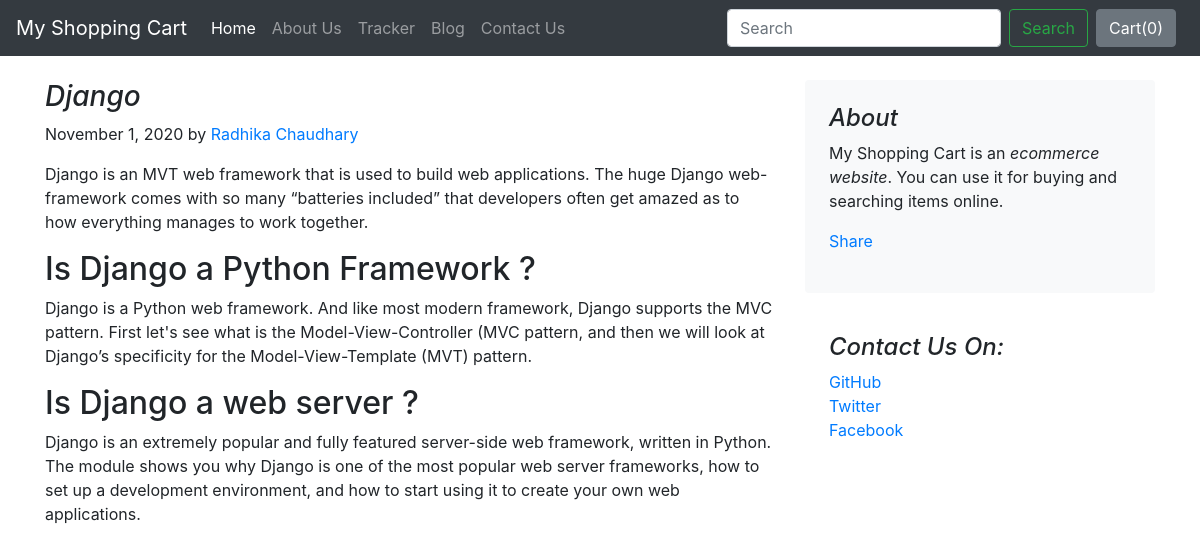
The app's page /blog/blogpost/3 with its own data.
### blog/models.py (models this page shows)
class Blogpost(models.Model):
    post_id = models.AutoField(primary_key= True)
    title = models.CharField(max_length=50)
    head0 = models.CharField(max_length=500, default="")
    chead0 = models.CharField(max_length=5000, default="")
    head1 = models.CharField(max_length=500, default="")
    chead1 = models.CharField(max_length=5000, default="")
    head2 = models.CharField(max_length=500, default="")
    chead2 = models.CharField(max_length=5000, default="")
    pub_date = models.DateField()
    thumbnail = models.ImageField(upload_to='shop/images', default="")
    def __str__(self):
        return self.title

### blog/views.py (the view)
# urls.py: path("blogpost/<int:id>", views.blogpost, name="blogPost")
def blogpost(request, id):
    post = Blogpost.objects.filter(post_id=id)[0]
    print(post)
    return render(request, 'blog/blogpost.html', {'post':post})

### blog/Templates/blog/blogpost.html (shortened to what this page needs)
{%extends 'blog/basic.html'%}
{%block body%}
<div class="container">
    <div class="row mt-4">
        <div class="col-md-8 blog-main">
            <h3 class="font-italic">
                {{post.title}}
            </h3>
            <div class="blog-post">
                <p class="blog-post-meta">November 1, 2020 by <a href="#">Radhika Chaudhary</a></p>
                <p>{{post.chead0}}</p>
                <h2>{{post.head1}}</h2>
                <p>{{post.chead1}}</p>
                <h2>{{post.head2}}</h2>
                <p>{{post.chead2}}</p>
            </div>
        </div>
        <aside class="col-md-4 blog-sidebar">
            <div class="p-4 mb-3 bg-light rounded">
                <h4 class="font-italic">About</h4>
                <p class="mb-0">My Shopping Cart is an <em>ecommerce website</em>. You can use it for buying and searching items online. </p>
                <div class="my-3 fb-share-button" data-href="http://127.0.0.1:8000/blog/blogpost/{{post.post_id}}" data-layout="button" data-size="large"><a target="_blank" href="https://www.facebook.com/sharer/sharer.php?u=http%3A%2F%2F127.0.0.1%3A8000%2Fblog%2Fblogpost%2F2&amp;src=sdkpreparse" class="fb-xfbml-parse-ignore">Share</a></div>
            </div>
            <div class="p-4">
                <h4 class="font-italic">Contact Us On: </h4>
                <ol class="list-unstyled">
                    <li><a href="#">GitHub</a></li>
                    <li><a href="#">Twitter</a></li>
                    <li><a href="#">Facebook</a></li>
                </ol>
            </div>
        </aside>
    </div>
</div>
{%endblock%}

### records on screen
Blogpost: title "Django", chead0 "Django is an MVT web framework that is used to build web applications. The huge Django web-framework comes with so many “batteries included” that developers often get amazed as to how everything manages to work together.", head1 "Is Django a Python Framework ?", chead1 "Django is a Python web framework. And like most modern framework, Django supports the MVC pattern. First let's see what is the Model-View-Controller (MVC pattern, and then we will look at Django’s specificity for the Model-View-Template (MVT) pattern.", head2 "Is Django a web server ?", chead2 "Django is an extremely popular and fully featured server-side web framework, written in Python. The module shows you why Django is one of the most popular web server frameworks, how to set up a development environment, and how to start using it to create your own web applications."
